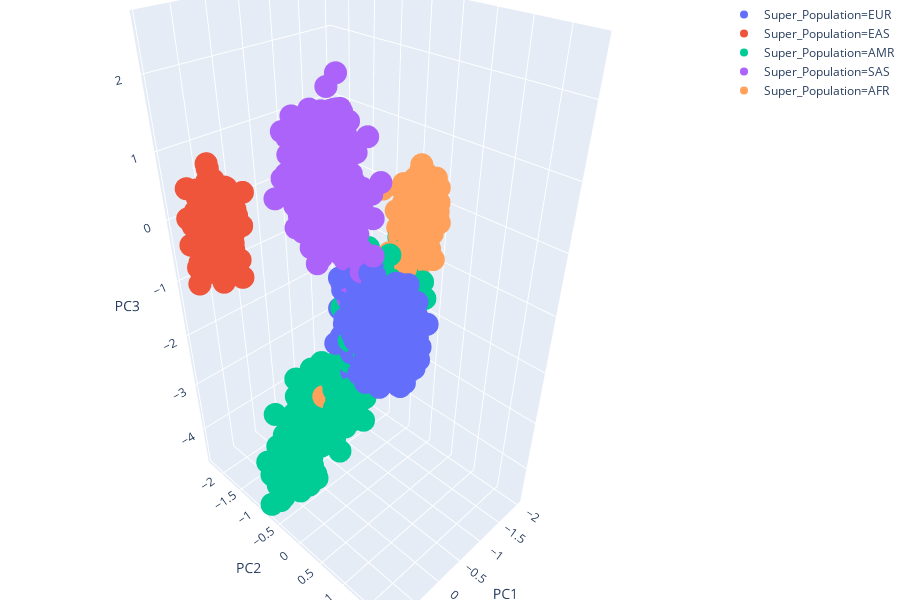

The notebook cell saved with this chart:
### Code cell
fig = px.scatter_3d(df, x='PC1',
                     y='PC2',
                    z = 'PC3',
                    color = "Super_Population")
fig.update_layout(margin=dict(l=10, r=0, b=0, t=0))

# plotly.offline.plot(fig, filename='total_pc1_pc2_pc3.html')
fig.show()

### Figure 1 — Plotly figure (JSON) as saved in the notebook; plotly's stock layout.template omitted (floating-point values rounded to 4 significant figures; data arrays with more than 128 entries replaced by an {"elided": "..."} marker saying what was removed)
{"data": [{"hoverlabel": {"namelength": 0}, "hovertemplate": "Super_Population=EUR<br>PC1=%{x}<br>PC2=%{y}<br>PC3=%{z}", "legendgroup": "Super_Population=EUR", "marker": {"color": "#636efa", "symbol": "circle"}, "mode": "markers", "name": "Super_Population=EUR", "scene": "scene", "showlegend": true, "type": "scatter3d", "x": {"elided": "503 float values"}, "y": {"elided": "503 float values"}, "z": {"elided": "503 float values"}}, {"hoverlabel": {"namelength": 0}, "hovertemplate": "Super_Population=EAS<br>PC1=%{x}<br>PC2=%{y}<br>PC3=%{z}", "legendgroup": "Super_Population=EAS", "marker": {"color": "#EF553B", "symbol": "circle"}, "mode": "markers", "name": "Super_Population=EAS", "scene": "scene", "showlegend": true, "type": "scatter3d", "x": {"elided": "504 float values"}, "y": {"elided": "504 float values"}, "z": {"elided": "504 float values"}}, {"hoverlabel": {"namelength": 0}, "hovertemplate": "Super_Population=AMR<br>PC1=%{x}<br>PC2=%{y}<br>PC3=%{z}", "legendgroup": "Super_Population=AMR", "marker": {"color": "#00cc96", "symbol": "circle"}, "mode": "markers", "name": "Super_Population=AMR", "scene": "scene", "showlegend": true, "type": "scatter3d", "x": {"elided": "347 float values"}, "y": {"elided": "347 float values"}, "z": {"elided": "347 float values"}}, {"hoverlabel": {"namelength": 0}, "hovertemplate": "Super_Population=SAS<br>PC1=%{x}<br>PC2=%{y}<br>PC3=%{z}", "legendgroup": "Super_Population=SAS", "marker": {"color": "#ab63fa", "symbol": "circle"}, "mode": "markers", "name": "Super_Population=SAS", "scene": "scene", "showlegend": true, "type": "scatter3d", "x": {"elided": "489 float values"}, "y": {"elided": "489 float values"}, "z": {"elided": "489 float values"}}, {"hoverlabel": {"namelength": 0}, "hovertemplate": "Super_Population=AFR<br>PC1=%{x}<br>PC2=%{y}<br>PC3=%{z}", "legendgroup": "Super_Population=AFR", "marker": {"color": "#FFA15A", "symbol": "circle"}, "mode": "markers", "name": "Super_Population=AFR", "scene": "scene", "showlegend": true, "type": "scatter3d", "x": {"elided": "661 float values"}, "y": {"elided": "661 float values"}, "z": {"elided": "661 float values"}}], "layout": {"height": 600, "legend": {"tracegroupgap": 0}, "margin": {"b": 0, "l": 10, "r": 0, "t": 0}, "scene": {"domain": {"x": [0, 1], "y": [0, 1]}, "xaxis": {"title": {"text": "PC1"}}, "yaxis": {"title": {"text": "PC2"}}, "zaxis": {"title": {"text": "PC3"}}}}}
